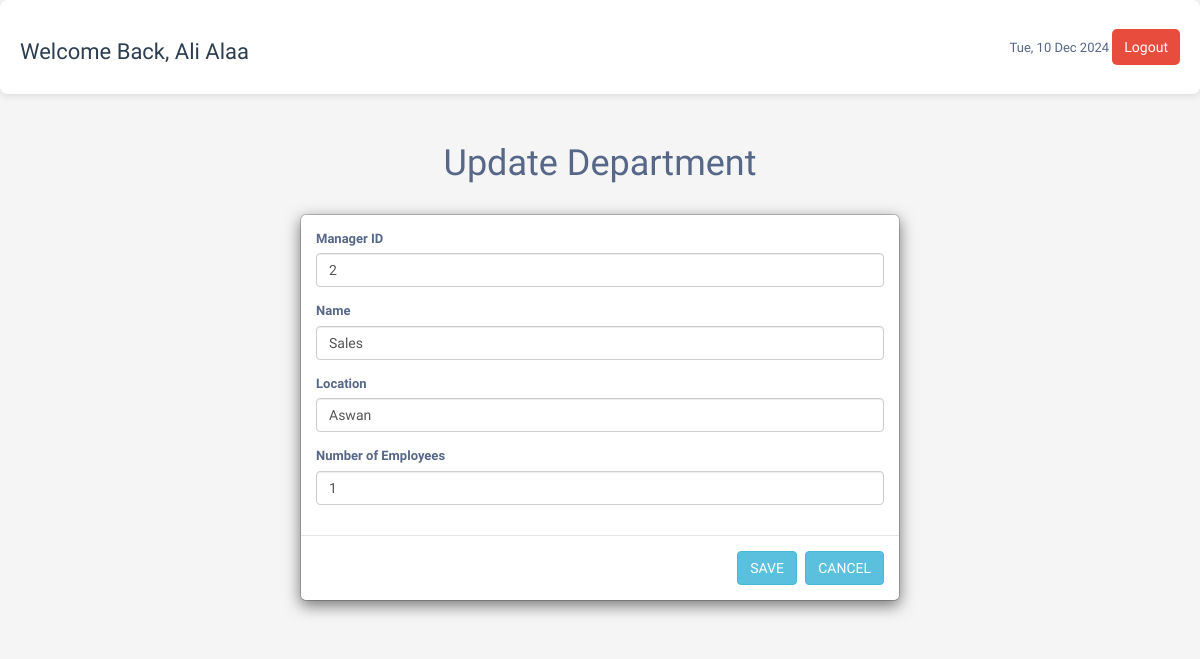
/Database/update_dep.php?id=103 (signed in), run on the app's committed database.
### tables this page shows
CREATE TABLE `department` (
  `department_id` int(11) NOT NULL,
  `manager_id` int(11) DEFAULT NULL,
  `name` varchar(225) NOT NULL,
  `location` varchar(225) NOT NULL,
  `emps_number` int(12) NOT NULL
);

### Database/update_dep.php (the view, shortened to what this page needs)
<?php
$user_name = $_SESSION['user_name'];
?>
<?php include("config.php");
if (isset($_GET['id'])) {
    $id = $_GET['id'];
    $query = "
            SELECT
            *
        FROM
            department
        WHERE
            department.department_id =  '$id'
        ";
    $stmt = $database->prepare($query);
    $stmt->execute();
    $result = $stmt->fetch(PDO::FETCH_ASSOC);
}
?>
<!DOCTYPE html>
<html lang="en">
<head>
    <link rel="stylesheet" href="dashboard.css">
    <link rel="stylesheet" href="https://maxcdn.bootstrapcdn.com/font-awesome/4.7.0/css/font-awesome.min.css">
    <link rel="stylesheet" href="https://maxcdn.bootstrapcdn.com/bootstrap/3.3.7/css/bootstrap.min.css">
</head>
<body>
<div class="header">
    <h3>Welcome Back, <?php echo $user_name; ?></h3>
    <div>
      <span id="currentDate"></span>
      <button class="btn-signout ms-3" onclick="logout()">Logout</button>
    </div>
</div>
    <div class="container">
        <div class=" text-center mt-5 ">
            <h1>Update Department</h1>
        </div>
        <div class="modal-dialog">
            <div class="modal-content">
                <form method="post" action="update_dep.php?id=<?php echo $id;?>">
                    <div class="modal-body">
                        <div class="form-group">
                            <label>Manager ID</label>
                            <input type="number" class="form-control" name="manager_id" value="<?php echo htmlspecialchars($result['manager_id']); ?>">
                        </div>
                        <div class="form-group">
                            <label>Name</label>
                            <input type="text" class="form-control" name="name" value="<?php echo htmlspecialchars($result['name']); ?>">
                        </div>
                        <div class="form-group">
                            <label>Location</label>
                            <input type="text" class="form-control" name="location" value="<?php echo htmlspecialchars($result['location']); ?>">
                        </div>
                        <div class="form-group">
                            <label>Number of Employees</label>
                            <input type="number" class="form-control" name="emps_number" value="<?php echo htmlspecialchars($result['emps_number']); ?>" min="0" step="0.01">
                        </div>
                    </div>
                    <div class="modal-footer">
                        <input type="submit" class="btn btn-info" name="save" value="SAVE">
                        <input action="depcrud.php" type="submit" class="btn btn-info" name="save" value="CANCEL">
                    </div>
                </form>
            </div>
        </div>
    </div>
</body>
</html>

### Database/dashboard.css (style rules this page uses)
body { font-family: 'Arial', sans-serif; background-color: #f4f6f9; color: #333; }
.header { display: flex; justify-content: space-between; align-items: center; background-color: #fff; padding: 20px; border-radius: 8px; box-shadow: 0px 2px 8px rgba(0, 0, 0, 0.1); margin-bottom: 30px; }
.header h3 { font-size: 22px; color: #2c3e50; }
.header .btn-signout { background-color: #e74c3c; color: white; border-radius: 5px; font-size: 14px; padding: 8px 12px; border: none; cursor: pointer; transition: background-color 0.3s ease; }

### Database/update_dep.php (style rules this page uses)
body { color: #566787; background: #f5f5f5; font-family: 'Varela Round', sans-serif; font-size: 13px; }

### data on the page
department: manager_id "2", name "Sales", location "Aswan", emps_number "1"

### other printed values
$user_name "Ali Alaa"
